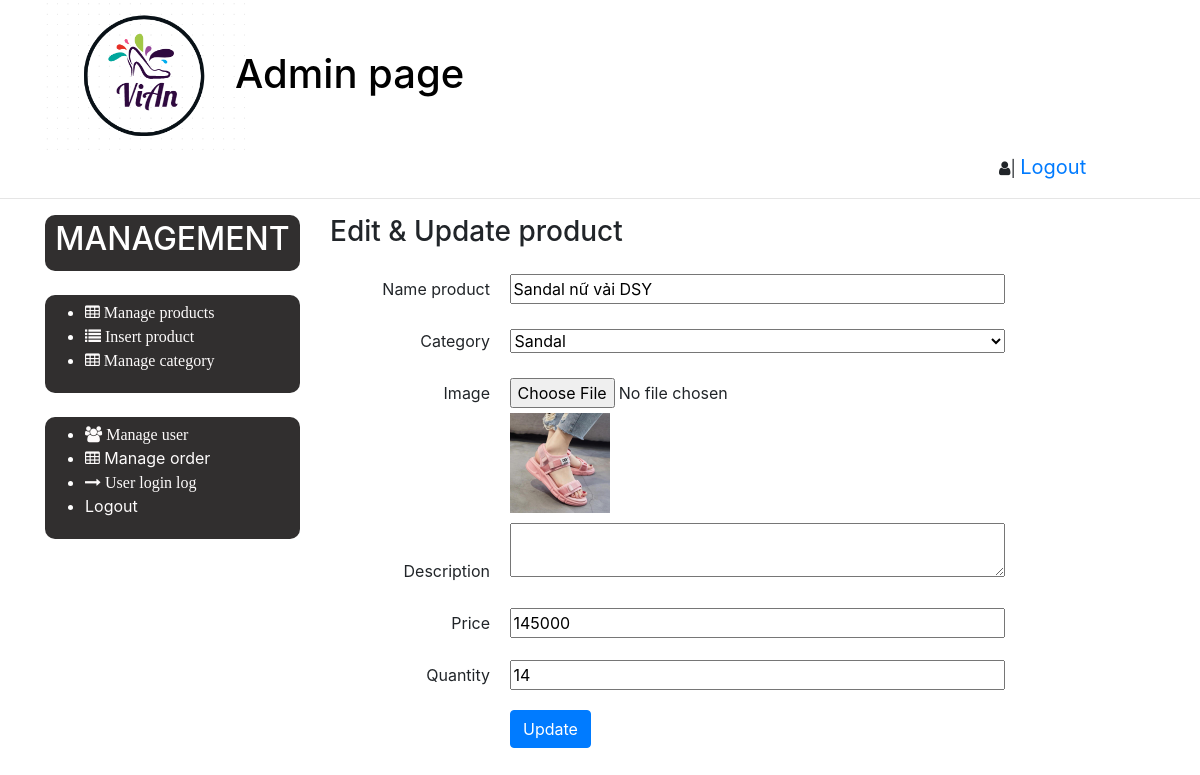
Page /admin/edit-products.php?quanly=edit&id=4 (signed in) on the committed database.
### tables this page shows
create table products(
id INT NOT NULL AUTO_INCREMENT NOT NULL PRIMARY KEY,
name VARCHAR(255) NOT NULL,
category_id INT NOT NULL,
image VARCHAR(255) DEFAULT NULL,
decription TEXT DEFAULT NULL,
price FLOAT NOT NULL,
created DATE NULL DEFAULT CURRENT_TIMESTAMP,
quantity INT NOT NULL
);

### admin/edit-products.php (the view, shortened to what this page needs)
<?php
 include "include/dbconnection.php";
if(strlen($_SESSION['alogin'])==0)
	{
header('location:index.php');
}
else{
    $sql = "SELECT products.*,categories.categoryName FROM products JOIN categories ON categories.id=products.category_id  WHERE products.id = '$_GET[id]' ";
    $result = mysqli_query($con,$sql);
    $row = mysqli_fetch_array($result);
    $cate="SELECT * From categories";
    $caterun = mysqli_query($con,$cate);
?>
<!doctype html>
<html lang="en">
  <head>
    <link rel="stylesheet" href="https://maxcdn.bootstrapcdn.com/font-awesome/4.7.0/css/font-awesome.min.css">
    <link rel="stylesheet" href="https://stackpath.bootstrapcdn.com/bootstrap/4.3.1/css/bootstrap.min.css">
    <link rel="stylesheet" href="css/welcome.css">
  </head>
  <body>
     <?php include "include/header.php" ?>
     <div class="container">
        <div class="row">
            <?php include "include/sidebar.php"?>
            <div class="col-xs-9 col-sm-9 col-md-9 col-lg-9">
                <h3>Edit & Update product</h3>
                <form action="" method="POST" role="form" enctype="multipart/form-data">
                    <div class="control-group">
                        <label class="control-lable" for="proName">Name product</label>
                        <input type="text" class="control" name="proName" id="proName" value="<?php echo htmlentities($row['name']);?>" >
                    </div>
                    <div class="control-group">
                        <label class="control-lable" for="cate">Category</label>
                        <select class="control" name="cate">
                        <?php
                        while( $row1 = mysqli_fetch_array($caterun))
                            {?>
								<option  value="<?php echo htmlentities($row1['id']);?> "><?php echo htmlentities($row1['categoryName']);?></option>
						<?php  } ?>
                       </select>
                    </div>
                    <div class="control-group">
                        <label class="control-lable" for="image">Image</label>
                        <input type="file" class="" name='image' id="image" value="" >
                        <br>
                        <img src="../image-product/<?php echo htmlentities($row['category_id']);?>/<?php echo htmlentities($row['image']);?>" alt="" style="width:100px; height:100px;margin-left:180px; margin-bottom:10px">
                    </div>
                    <div class="control-group">
                        <label class="control-lable" for="desc">Description</label>
                        <textarea type="text" class="control" name="desc" id="desc" value="<?php echo htmlentities($row['decription']);?>"></textarea>
                    </div>
                    <div class="control-group">
                        <label class="control-lable" for="price">Price</label>
                        <input type="text" class="control" name ="price" id="price" value="<?php echo htmlentities($row['price']);?>">
                    </div>
                    <div class="control-group">
                        <label class="control-lable" for="quantity">Quantity</label>
                        <input type="text" class="control" name="quantity" id="quantity" value="<?php echo htmlentities($row['quantity']);?>">
                    </div>
                    <button type="submit" name='submit' class="btn btn-primary update">Update</button>
                </form>
            </div>
        </div>
     </div>
  </body>
</html>
<?php } ?>

### admin/css/welcome.css (style rules this page uses)
.control-lable { width: 160px; text-align: right; margin-right: 15px; margin-top: 20px; }
.control { width: 60%; }
.update { margin-left: 180px; margin-top: 15px; }

### rows in the picture
products: proName "Sandal nữ vải DSY", image (picture), price "145000", quantity "14"

### other values in the picture
form field cate "Sandal"
